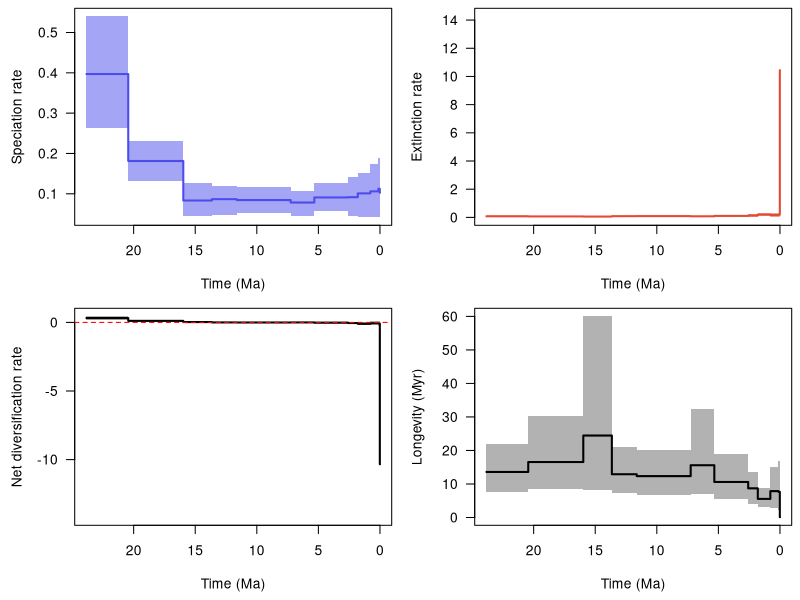

Recreate this plot in R.
pdf(file='/home/ubuntu/Software/PyRate/example_files/BDNN_examples/Carnivora/pyrate_mcmc_logs/Carnivora_occs_1_time_windows_G_BDS_BDNN_16_8TVc_RTT.pdf', width = 9, height = 6, useDingbats = FALSE)

layout(matrix(1:4, ncol = 2, nrow = 2, byrow = TRUE))
par(las = 1, mar = c(4.5, 4.5, 0.5, 0.5))
time_vec=c(23.83389688449395, 20.44001,20.44,15.97001,15.97,13.65001,13.65,11.63001,11.63,7.25001,7.25,5.33001,5.33,2.58001,2.58,1.80001,1.8,0.78101,0.781,0.12601,0.126,0.01171,0.0117,0.0)
sp_mean=c(0.39701851768624713, 0.39701851768624713,0.18132054353202628,0.18132054353202628,0.08333951233272435,0.08333951233272435,0.08668030017229959,0.08668030017229959,0.08445808756907235,0.08445808756907235,0.07834011897412772,0.07834011897412772,0.09100435541532599,0.09100435541532599,0.09154152955600935,0.09154152955600935,0.10107911621140873,0.10107911621140873,0.10596871449522764,0.10596871449522764,0.11237120608865361,0.11237120608865361,0.10269664338119053,0.10269664338119053)
sp_lwr=c(0.26403950736694154, 0.26403950736694154,0.13238465687961046,0.13238465687961046,0.044250644372209526,0.044250644372209526,0.04644442424563545,0.04644442424563545,0.05222216544317216,0.05222216544317216,0.04608553596746561,0.04608553596746561,0.056765948649802445,0.056765948649802445,0.04532378346850155,0.04532378346850155,0.04181439027566723,0.04181439027566723,0.04179274561012974,0.04179274561012974,0.0430026698472839,0.0430026698472839,0.051296600994332295,0.051296600994332295)
sp_upr=c(0.5401154341289416, 0.5401154341289416,0.22977405044078048,0.22977405044078048,0.1264561298778672,0.1264561298778672,0.11978078980507352,0.11978078980507352,0.11632259558187127,0.11632259558187127,0.10809993976216316,0.10809993976216316,0.12744293221534286,0.12744293221534286,0.14127532682539762,0.14127532682539762,0.15226057253265599,0.15226057253265599,0.17511958212730758,0.17511958212730758,0.18906142094246672,0.18906142094246672,0.1605530307847798,0.1605530307847798)
ex_mean=c(0.08012718534772309, 0.08012718534772309,0.0688053697864787,0.0688053697864787,0.0576985934443992,0.0576985934443992,0.08644265376759352,0.08644265376759352,0.0916132097601435,0.0916132097601435,0.07807301685894272,0.07807301685894272,0.10755045450241339,0.10755045450241339,0.1372573213478109,0.1372573213478109,0.20222763978088737,0.20222763978088737,0.16731590805603205,0.16731590805603205,0.18730023999925996,0.18730023999925996,10.438887288100322,10.438887288100322)
ex_lwr=c(0.03677250905170483, 0.03677250905170483,0.026215306148775826,0.026215306148775826,0.00930586275865443,0.00930586275865443,0.04387948578828331,0.04387948578828331,0.04533626295460312,0.04533626295460312,0.023309707896845673,0.023309707896845673,0.05000116161646419,0.05000116161646419,0.06129406094949254,0.06129406094949254,0.1026434187366181,0.1026434187366181,0.054844924326988696,0.054844924326988696,0.015674639807593118,0.015674639807593118,7.394202634948782,7.394202634948782)
ex_upr=c(0.1143931275879884, 0.1143931275879884,0.10500464179773394,0.10500464179773394,0.09544108422028598,0.09544108422028598,0.12695337892027436,0.12695337892027436,0.13197797192223742,0.13197797192223742,0.12234419549766269,0.12234419549766269,0.17053906276321118,0.17053906276321118,0.20946700629535522,0.20946700629535522,0.302174265782783,0.302174265782783,0.284960741365488,0.284960741365488,0.2977077787879899,0.2977077787879899,14.264499548440615,14.264499548440615)
div_mean=c(0.3168913323385238, 0.3168913323385238,0.11251517374554794,0.11251517374554794,0.02564091888832514,0.02564091888832514,0.00023764640470597364,0.00023764640470597364,-0.007155122191071016,-0.007155122191071016,0.0002671021151850655,0.0002671021151850655,-0.016546099087087367,-0.016546099087087367,-0.04571579179180179,-0.04571579179180179,-0.10114852356947886,-0.10114852356947886,-0.06134719356080407,-0.06134719356080407,-0.07492903391060636,-0.07492903391060636,-10.336190644719121,-10.336190644719121)
div_lwr=c(0.1623200538855153, 0.1623200538855153,0.05201282923222733,0.05201282923222733,-0.03547871944755908,-0.03547871944755908,-0.05075581126172625,-0.05075581126172625,-0.05488812060974982,-0.05488812060974982,-0.05154554993676475,-0.05154554993676475,-0.08484417554097659,-0.08484417554097659,-0.13140226435113506,-0.13140226435113506,-0.20876517992703397,-0.20876517992703397,-0.17334336189072574,-0.17334336189072574,-0.22959851760224242,-0.22959851760224242,-14.204637076988268,-14.204637076988268)
div_upr=c(0.44300312408302595, 0.44300312408302595,0.17411660266493734,0.17411660266493734,0.08604222055955671,0.08604222055955671,0.053056733930605296,0.053056733930605296,0.053276498643353196,0.053276498643353196,0.06385106077230346,0.06385106077230346,0.04963987203616725,0.04963987203616725,0.04324978438032176,0.04324978438032176,0.01591206488765879,0.01591206488765879,0.08782513557689102,0.08782513557689102,0.08890359444589443,0.08890359444589443,-7.332801071381345,-7.332801071381345)
long_mean=c(13.589204631348595, 13.589204631348595,16.541931426673056,16.541931426673056,24.453336840410696,24.453336840410696,12.908466440856689,12.908466440856689,12.343393844827485,12.343393844827485,15.595279866769536,15.595279866769536,10.603941800097813,10.603941800097813,8.704600444405283,8.704600444405283,5.550639790215292,5.550639790215292,7.8636554224379465,7.8636554224379465,7.6688122105110175,7.6688122105110175,0.10015036308623117,0.10015036308623117)
long_lwr=c(7.659763754026174, 7.659763754026174,8.417275701720506,8.417275701720506,8.058490936325267,8.058490936325267,7.419703687755309,7.419703687755309,6.739555445181038,6.739555445181038,6.949289191628313,6.949289191628313,5.464502403447027,5.464502403447027,4.065739900974525,4.065739900974525,3.0817326546852972,3.0817326546852972,2.8601564098299104,2.8601564098299104,2.316189168533267,2.316189168533267,0.07010410681455133,0.07010410681455133)
long_upr=c(21.899266834011403, 21.899266834011403,30.33745763618813,30.33745763618813,60.019426208245626,60.019426208245626,21.14885558827697,21.14885558827697,20.1595170254071,20.1595170254071,32.25582148412093,32.25582148412093,18.83911007198513,18.83911007198513,13.502844665680763,13.502844665680763,8.708639688550923,8.708639688550923,15.10418479594616,15.10418479594616,16.939150523635988,16.939150523635988,0.13524108674997473,0.13524108674997473)
xlim = c(23.83389688449395, 0.0)
ylim = c(0.04179274561012974, 0.5401154341289416)
not_NA = !is.na(sp_mean)
plot(time_vec[not_NA], sp_mean[not_NA], type = 'n', xlim = xlim, ylim = ylim, xlab = 'Time (Ma)', ylab = 'Speciation rate')
polygon(c(time_vec[not_NA], rev(time_vec[not_NA])), c(sp_lwr[not_NA], rev(sp_upr[not_NA])), col = adjustcolor('#4c4cec', alpha = 0.5), border = NA)
lines(time_vec[not_NA], sp_mean[not_NA], col = '#4c4cec', lwd = 2)
ylim = c(0.00930586275865443, 14.264499548440615)
not_NA = !is.na(ex_mean)
plot(time_vec[not_NA], ex_mean[not_NA], type = 'n', xlim = xlim, ylim = ylim, xlab = 'Time (Ma)', ylab = 'Extinction rate')
polygon(c(time_vec[not_NA], rev(time_vec[not_NA])), c(ex_lwr[not_NA], rev(ex_upr[not_NA])), col = adjustcolor('#e34a33', alpha = 0.5), border = NA)
lines(time_vec[not_NA], ex_mean[not_NA], col = '#e34a33', lwd = 2)
ylim = c(-14.204637076988268, 0.44300312408302595)
not_NA = !is.na(div_mean)
plot(time_vec[not_NA], div_mean[not_NA], type = 'n', xlim = xlim, ylim = ylim, xlab = 'Time (Ma)', ylab = 'Net diversification rate')
polygon(c(time_vec[not_NA], rev(time_vec[not_NA])), c(div_lwr[not_NA], rev(div_upr[not_NA])), col = adjustcolor('black', alpha = 0.3), border = NA)
lines(time_vec[not_NA], div_mean[not_NA], col = 'black', lwd = 2)
abline(h = 0, col = 'red', lty = 2)
ylim = c(0.07010410681455133, 60.019426208245626)
not_NA = !is.na(long_mean)
plot(time_vec[not_NA], long_mean[not_NA], type = 'n', xlim = xlim, ylim = ylim, xlab = 'Time (Ma)', ylab = 'Longevity (Myr)')
polygon(c(time_vec[not_NA], rev(time_vec[not_NA])), c(long_lwr[not_NA], rev(long_upr[not_NA])), col = adjustcolor('black', alpha = 0.3), border = NA)
lines(time_vec[not_NA], long_mean[not_NA], col = 'black', lwd = 2)
dev.off()